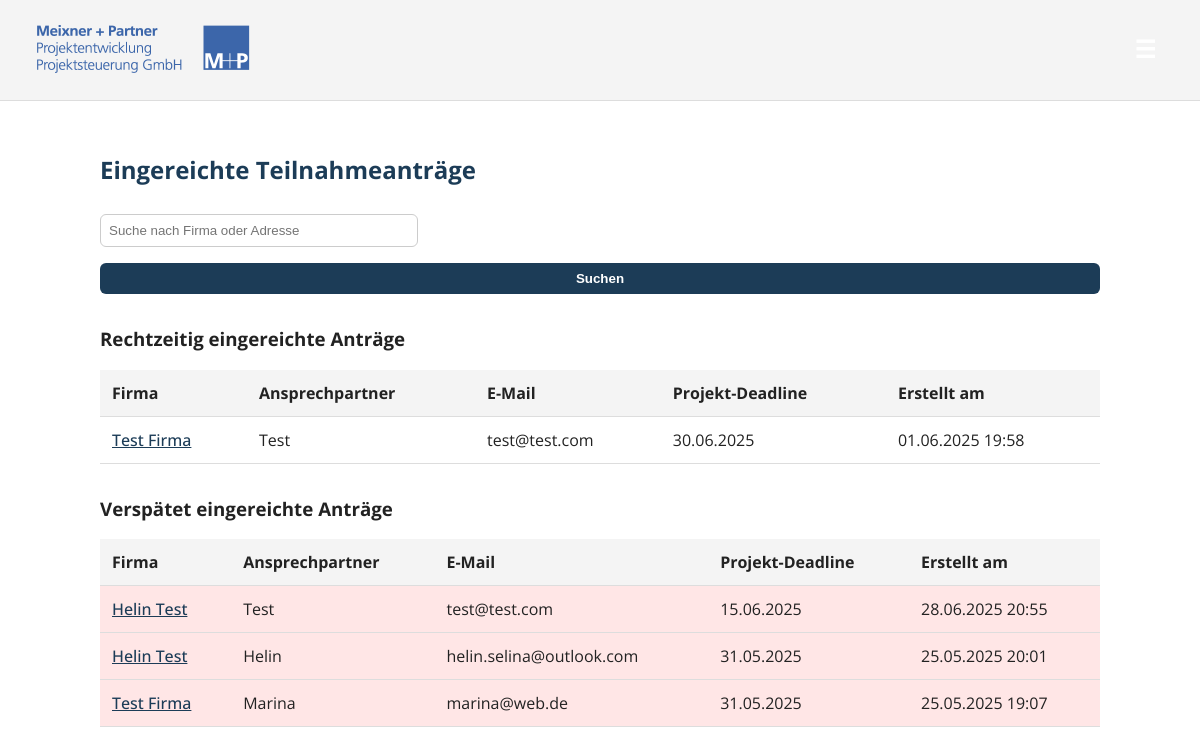
Screenshot of /antraege/ (signed in) with the database file from the repository.
### portal/models.py (models this page shows, shortened)
class Teilnahmeantrag(models.Model):
    user = models.ForeignKey(
        settings.AUTH_USER_MODEL,
        on_delete=models.CASCADE,
        help_text="Der Bieter, der diesen Antrag eingereicht hat"
    )
    projekt = models.ForeignKey(Projekt, on_delete=models.PROTECT, related_name='antraege')
    firmenname = models.CharField(max_length=200)
    adresse = models.CharField(max_length=200)
    ansprechpartner = models.CharField(max_length=100)
    email = models.EmailField()
    wirtschaftliche_verknuepfungen = models.TextField(blank=True)
    insolvenz = models.BooleanField(default=False)
    straftat = models.BooleanField(default=False)
    fehlende_abgaben = models.BooleanField(default=False)
    user = models.ForeignKey(settings.AUTH_USER_MODEL, on_delete=models.CASCADE)
    projekt = models.ForeignKey(
        'Projekt',
        on_delete=models.PROTECT,
        help_text="Für welches Projekt reichen Sie diesen Antrag ein?"
    )
    umsatz_2023 = models.DecimalField(max_digits=12, decimal_places=2)
    umsatz_2022 = models.DecimalField(max_digits=12, decimal_places=2)
    umsatz_2021 = models.DecimalField(max_digits=12, decimal_places=2)
    is_brutto = models.BooleanField(
        default=True,
        help_text="Ankreuzen, wenn der Umsatz Brutto (inkl. Steuer) angegeben ist."
    )
    steuer_satz = models.DecimalField(
        max_digits=5,
        decimal_places=2,
        default=Decimal('19.00'),
        help_text="Steuersatz in Prozent (z. B. 19.00 für 19%)."
    )
    score_anforderung1 = models.IntegerField(
        null=True, blank=True,
        help_text="Punkte (0–10) für Kriterium 1"
    )
    score_anforderung2 = models.IntegerField(
        null=True, blank=True,
        help_text="Punkte (0–10) für Kriterium 2"
    )
    gesamt_score = models.IntegerField(
        null=True, blank=True,
        help_text="Summenpunktzahl (auto-berechnet)"
    )
    berufshaftpflicht_vorhanden = models.BooleanField(default=False)
    berufshaftpflicht_nachweis = models.FileField(
        upload_to='nachweise/',
        blank=True, null=True
    )
    projektleitung = models.CharField(
        max_length=100,
        help_text="Name der Projektleitung"
    )
    team_groesse = models.IntegerField(
        verbose_name="Team-Größe",
        help_text="Anzahl Mitarbeitende im Projektteam"
    )
    zustandigkeit_bauleitung = models.CharField(
        max_length=100,
        blank=True,
        help_text="Verantwortlich für Bauleitung"
    )
    referenz_1 = models.TextField(help_text="Beschreibung eines Referenzprojekts")
    referenz_2 = models.TextField(
        blank=True,
        help_text="Optionales weiteres Referenzprojekt"
    )
    referenz_upload = models.FileField(
        upload_to='referenzen/',
        blank=True, null=True,
        help_text="Nur PDF zulässig"
    )
    from django.db.models import JSONField
    antworten = JSONField(blank=True, default=dict, help_text="...")
    bewertungen_data = JSONField(
        blank=True, default=dict,
        help_text="Speichert die Punkte/Kommentare aus Bewertungen"
    )
    erstellt_am = models.DateTimeField(auto_now_add=True)
    class Meta:
        verbose_name = "Teilnahmeantrag"
        verbose_name_plural = "Teilnahmeanträge"

class Projekt(models.Model):
    name = models.CharField(max_length=200, help_text="Projektname")
    beschreibung = models.TextField(blank=True)
    deadline = models.DateField(help_text="Einsendeschluss für Anträge")
    class Meta:
        verbose_name = "Projekt"
        verbose_name_plural = "Projekte"

### portal/views.py (the view)
# urls.py: path('antraege/', views.antrag_liste, name='antrag_liste'),
@login_required
def antrag_liste(request):
    q = request.GET.get('q', '').strip()
    base_qs = Teilnahmeantrag.objects.select_related('projekt').order_by('-erstellt_am')
    if q:
        base_qs = base_qs.filter(
            Q(firmenname__icontains=q) |
            Q(adresse__icontains=q)
        )
    today = timezone.now().date()
    on_time = base_qs.filter(projekt__deadline__gte=today)
    late = base_qs.filter(projekt__deadline__lt=today)
    return render(request, 'portal/antrag_liste.html', {
        'on_time': on_time,
        'late': late,
        'search_query': q,
    })

### portal/templates/portal/antrag_liste.html (shortened to what this page needs)
{% extends 'portal/base.html' %}
{% block content %}
<h2>Eingereichte Teilnahmeanträge</h2>
<form method="GET" action="{% url 'antrag_liste' %}" style="margin-bottom:1.5rem;">
    <input
        type="text"
        name="q"
        placeholder="Suche nach Firma oder Adresse"
        value="{{ search_query|default:'' }}"
        style="padding:0.5rem; width:300px;"
    />
    <button type="submit" style="padding:0.5rem 1rem;">Suchen</button>
</form>
<h3>Rechtzeitig eingereichte Anträge</h3>
<table>
    <thead>
        <tr>
            <th>Firma</th>
            <th>Ansprechpartner</th>
            <th>E-Mail</th>
            <th>Projekt-Deadline</th>
            <th>Erstellt am</th>
        </tr>
    </thead>
    <tbody>
        {% for antrag in on_time %}
            <tr>
                <td>
                    <a href="{% url 'antrag_detail' antrag.pk %}">
                        {{ antrag.firmenname }}
                    </a>
                </td>
                <td>{{ antrag.ansprechpartner }}</td>
                <td>{{ antrag.email }}</td>
                <td>{{ antrag.projekt.deadline|date:"d.m.Y" }}</td>
                <td>{{ antrag.erstellt_am|date:"d.m.Y H:i" }}</td>
            </tr>
        {% empty %}
            <tr>
                <td colspan="5" style="text-align:center;">
                    Keine rechtzeitig eingereichten Anträge.
                </td>
            </tr>
        {% endfor %}
    </tbody>
</table>
<h3 style="margin-top:2rem;">Verspätet eingereichte Anträge</h3>
<table>
    <thead>
        <tr>
            <th>Firma</th>
            <th>Ansprechpartner</th>
            <th>E-Mail</th>
            <th>Projekt-Deadline</th>
            <th>Erstellt am</th>
        </tr>
    </thead>
    <tbody>
        {% for antrag in late %}
            <tr style="background-color:#ffe6e6;">
                <td>
                    <a href="{% url 'antrag_detail' antrag.pk %}">
                        {{ antrag.firmenname }}
                    </a>
                </td>
                <td>{{ antrag.ansprechpartner }}</td>
                <td>{{ antrag.email }}</td>
                <td>{{ antrag.projekt.deadline|date:"d.m.Y" }}</td>
                <td>{{ antrag.erstellt_am|date:"d.m.Y H:i" }}</td>
            </tr>
        {% empty %}
            <tr>
                <td colspan="5" style="text-align:center;">
                    Keine verspäteten Anträge.
                </td>
            </tr>
        {% endfor %}
    </tbody>
</table>
{% endblock %}

### portal/templates/portal/base.html (style rules this page uses)
:root { --primary: #1c3c57; }
body { font-family: 'Open Sans', sans-serif; background-color: #ffffff; color: #222; margin: 0; }
h2 { color: var(--primary); }
input, select, button { width: 100%; padding: 0.75rem; margin: 0.5rem 0; border-radius: 6px; border: 1px solid #ccc; }
button { background-color: var(--primary); color: white; font-weight: bold; cursor: pointer; border: none; }
a { color: var(--primary); font-weight: 500; }
table { width: 100%; table-layout: auto; border-collapse: collapse; margin-top: 1rem; }
th, td { padding: 0.75rem; text-align: left; border-bottom: 1px solid #ddd; }
thead th { background-color: #f4f4f4; }

### rows the page displays
Teilnahmeantrag: firmenname "Test Firma", ansprechpartner "Test", email "test@test.com", projekt.deadline "30.06.2025", erstellt_am "01.06.2025 19:58"
Teilnahmeantrag: firmenname "Helin Test", ansprechpartner "Test", email "test@test.com", projekt.deadline "15.06.2025", erstellt_am "28.06.2025 20:55"
Teilnahmeantrag: firmenname "Helin Test", ansprechpartner "Helin", email "helin.selina@outlook.com", projekt.deadline "31.05.2025", erstellt_am "25.05.2025 20:01"
Teilnahmeantrag: firmenname "Test Firma", ansprechpartner "Marina", email "marina@web.de", projekt.deadline "31.05.2025", erstellt_am "25.05.2025 19:07"
